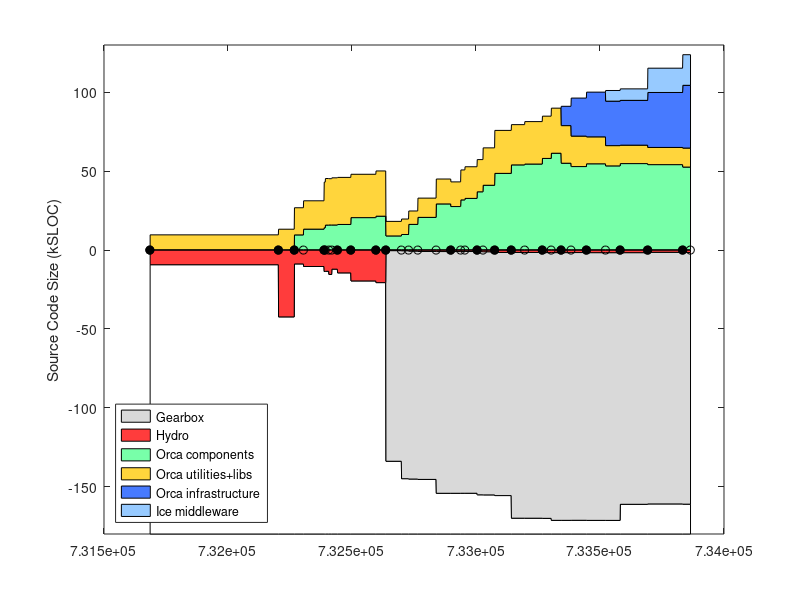

Source code (MATLAB): (Note: this script raises an error after producing the figure.)
% keep track of orca project size using sloccount
clear all

%%%%%%%%%% DATA %%%%%%%%%%%%%%%%%%%%

% include/* except: include/{Freeze IceSSL IcePatch2}
% src/{Ice Slice IceGrid icecpp IceStorm slice2cpp IceUtil IceBox IceXML}
%  Sice212 = [
%  (7842-1000) + (22093+18419+11499+10568+4392+4200+4252+567+316)
%  ];
%  Sice301 = [
%  (8164-1000) + (23018+19384+19169+10596+4479+4343+4308+622+319)
%  ];
% same as above, but now also add Java:
% src/{IceInternal Ice IceUtil IceBox}
%  Sice310 = [
%  (8810-1200) + (24275+20494+22689+10587+4569+4877+4770+667+319) + (13190+6915+1262+493)
%  ];
%  Sice311 = [
%  (8950-1275) + (24511+20505+22898+10590+4600+4884+4782+683+323) + (13266+6929+1262+504)
%  ];

% it's much easier to count the whole of Ice (we use most of it anyway)
% sloccount include/ src/
% (this does not account for .ice files in [ice]/slice/* but it's a small fraction of total)
% c_count slice/*/*.ice
Sice212 = 133523;
Sice301 = 144513;
Sice310 = 153243;
Sice311 = 154145;
Sice320 = 168475;
Sice321 = 169725;
% sloccount cpp/include/ cpp/src/
Sice330 = 159523;

% indeces
iyy=1;
imm=2;
idd=3;
iver=4;
isub=5;
ibase=6;
icomp=7;
iutil=8;
iad=9;
icrp=10;

% the old way to count lines in *.ice files:
% rename them to *.cpp like this:
% $cd src/interfaces/slice/orca; for file in *; do mv $file `echo $file | sed s/.ice/.cpp/`; done
Sorca = [ ...
% YY    MM  DD  ?   SUB     BASE    COMP   UTILS   A&D  COMMON  VERSION
% 0.8.6: a single distro, divide in halves arbitrarily
2003     4  14  1   0       18930/2 18930/2  0      0   0    % 0.8.6 (last change in doc/ChangeLog
% BASE: orca-base
% COMP: sloccount orca-components/src/components
% UTIL: slocc orca-components/src/util
2004     9  13  1   0       42543   13047   0       0   0   % 0.11.0
2004    11  16  1   0       8963    17208   9441    0   0   % 0.12.0
2004    12  23  0   0       10596   17965   13094   0   0   % 0.12.1
2005     3  16  1   0       13767   28881   14005   0   0   % 0.13.0
2005     3  21  0   0       13620   29524   15665   0   0   % 0.13.1
2005     4   4  0   0       15630   29345   15727   0   0   % 0.13.2
2005     4  16  0   0       12283   29897   15724   0   0   % 0.13.3
2005     5   9  1   0       14639   29838   16056   0   0   % 0.14.0
2005     7   2  1   0       19751   27479   20395   0   0   % 0.15.0
2005    10  11  1   0       20818   28675   21303   0   0   % 1.0.0
% BASE: c_count src/interfaces/slice/orca/*.ice
% COMP: sloccount src/components
% UTIL: sloccount src/utils
2005    11  20  1   Sice212 530    9226         8781        0    0   % 2.0.0-rc1
2006     1  22  0   Sice301 596    9801         9695        0    0   % 2.0.0-rc2
% UTIL-IN-COMP: sloccount components/log* 
% COMP: sloccount components MINUS UTIL-IN-COMP
% UTIL: sloccount utils PLUS UTIL-IN-COMP
2006     2  20  0   Sice301 813    9867-1372    14734+1372  0    0  % 2.0.0-rc3
% UTIL-IN-COMP: sloccount components/orcaview* components/log*
2006     3  29  0   Sice301 1052   14625-2421   18131+2421  0    0  % 2.0.0-rc4
2006     6  11  0   Sice310 1116   19999-4215   24867+4215  0    0  % 2.0.0-rc5  
2006     8   9  1   Sice310 1116   19979-4348   23066+4348  0    0  % 2.0.0
2006     9  18  0   Sice310 1094   19317-329    31304+329   0    0  % 2.0.1
2006    10   5  0   Sice310 1094   20384-329    32255+329   0    0  % 2.0.2
2006    11  23  1   Sice311 1178   21408-1001   35768+1001  0    0  % 2.1.0
% BASE: c_count src/interfaces/slice/orca/*.ice
% COMP: sloccount src/components
% UTIL: sloccount src/utils src/libs
2006    12  17  0   Sice311 1240    23701   40914  0     0 % 2.1.1
2007     2   2  1   Sice311 1671    27238   48446  0     0 % 2.2.0
2007     4  10  1   Sice320 1671    25512   53828  0     0 % 2.3.0
2007     6   3  0   Sice320 1682    26905   54359  0     0 % 2.4.0
2007     8  13  1   Sice320 1772    26795   57918  0     0 % 2.5.0
2007     9  18  0   Sice321 1787    28573   61216  0     0 % 2.6.0
% A&D: Hydro: sloccount src
2007    10  28  1   Sice321 1787    23840   54879  12251  0     % 2.7.0
2007    12   7  0   Sice321 1750    19312   52762  24104  0     % 2.8.0
2008     2   7  1   Sice321 1811    17083   54520  28341  0     % 2.9.0
% COMMON: Gearbox: sloccount src
% YY    MM  DD  ?   SUB     BASE    COMP    UTILS  A&D   COMMON VERSION
2008     4  24  0   Sice321 1825    12851   53186  28196  6750  % 2.10.0 (G 1.0.0)
2008     6  22  1   Sice330 1819    11680   54648  28410  7277  % 2.11.0 (G 1.0.0)
2008    10  11  1   Sice330 1583    10890   53989  34849  15399 % 2.12.0 (G 8,07)
2009     3   1  1   Sice330 1734    12056   52437  39779  19402 % 2.13.0 (G 9,02)
];
Vorca ={'0.8.6', '0.11.0', '0.12.0', '0.12.1', '0.13.0', '0.13.1', '0.13.2', '0.13.3', '0.14.0', '0.15.0', '1.0.0', ...
    '2.0.0-rc1', '2.0.0-rc2', '2.0.0-rc3', '2.0.0-rc4', '2.0.0-rc5', '2.0.0', '2.0.1', '2.0.2', '2.1.0', '2.1.1', ...
    '2.2.0', '2.3.0', '2.4.0', '2.5.0', '2.6.0', '2.7.0', '2.8.0', '2.9.0', '2.10.0', '2.11.0', '2.12.0', '2.13.0' }';

% add a dummy release just for display
Sorca(end+1,:) = Sorca(end,:);
Sorca(end,imm) = Sorca(end,imm)+1;
Sorca(end,iver) = 0;
Vorca{end+1} = 'dummy';

% convert dates
Torca = datenum(Sorca(:,iyy),Sorca(:,imm),Sorca(:,idd));

% 2nd digit releases
i2 = (Sorca(:,iver)==1);
Torca2 = Torca(i2);
Vorca2 = Vorca(i2);

% for comparison, ASN
%  Sasn = 90433;

Sgenom = [
% YY    MM  DD  ? SUB   BASE    COMP    UTIL    VERSION
% SUB : cd pocolibs-2.3; sloccount include src
% BASE: cd genom-2.0; sloccount include src
% COMP: 0
% UTIL: 0 
2007    8   31  1  9786    11368   0   0       % 2.0
];

Splayer = [ 
% YY    MM  DD  ?   SUB     BASE                COMP       UTIL  VERSION
% BASE: (server-drivers)+client_libs
% COMP: drivers + utils
2002    12 04   1  0    (17331-12037)+9188      12037+2685 0    % 1.3.1
2003    7  15   1  0    (30452-24334)+12458     24334+3064 0    % 1.4-rc1
2003    12 07   1  0    (37378-30947)+13110     30947+9633 0    % 1.4-rc2
2004    5  31   1  0    (49225-42643)+13664     42643+3550 0    % 1.5
2004    11 12   1  0    (50758-43190)+13545     43190+4479 0    % 1.6
2005    1  31   0  0    (52069-44517)+13576     44517+4662 0    % 1.6.2
2005    7  28   0  0    (53348-45686)+14300     45686+5188 0    % 1.6.5
% BASE: (libplayercore-./bindings) + client_libs + (libplayertcp-./bindings)
% note: libplayerxdr is autogenerated
% COMP: server + utils
2005    10 25   0  0    (4866-0)+7560+(1391-0)  46474+5725  0   % 2.0pre7
% SUB : 0
% BASE: sloccount libplayercore client_libs libplayertcp 
%           MINUS sloccount libplayercore/bindings/ libplayertcp/bindings
% note: libplayerxdr is autogenerated
% COMP: sloccount server 
% UTIL: sloccount utils PLUS stage/src
% YY    MM  DD  ?   SUB     BASE                COMP       UTIL  VERSION
2006    2  28   1  0    63992-47749-1291        54704       0     % 2.0.0
2006    3  25   1  0    65606-48912-1291        53033       0     % 2.0.1
2006    6   9   1  0    69083-51546-1319        61421       0     % 2.0.2
2006    9  26   1  0    69388-51546-1319        64088       13606       % 2.0.3
2007    5   2   1  0    69602-51686-1359        58396       9589+13606  % 2.0.4
2007   12  13   1  0    34980-2039              74385       11417+15464 % 2.1.0rc1
2008    6  20   1  0    25068-109               85020       12150+15464 % 2.1.0
2009    2  18   1  0    26362-109               92554       12194+15464 % HEAD
];
Tplayer = datenum(Splayer(:,1),Splayer(:,2),Splayer(:,3));

Saria = [
% YY    MM  DD  ? SUB   BASE    COMP    UTIL    VERSION
% SUB : 0
% BASE: sloccount ArNetworking/include/ ArNetworking/src/
% COMP: sloccount include src
% UTIL: 0 
2007    2   20  1  0    15854   45965   0       % 2.5.1
];

Scarmen = [
% YY    MM  DD  ?   SUB     BASE    COMP                    UTIL   VERSION
% SUB : cd src; sloccount ipc
% BASE: sloccount carmenpp global java python
% COMP: sloccount src MINUS all other
% UTIL: sloccount logger logtools mapeditor param_daemon robotgui simulator 
2007    8   15  1  24965    12032   107745-24965-12032-19629  19629   % 0.6.7
];

Sorocos = [
% YY    MM  DD  ?   SUB     BASE    COMP                        UTIL   VERSION
% SUB : cd ACE_wrappers; sloccount ace PLUS sloccount TAO/tao/
% BASE: ?
% LIBS: sloccount orocos-bfl-[VERSION]-src/src PLUS sloccount kdl-[VERSION]/kdl
% COMP: sloccount orocos-rtt-[VERSION]/src PLUS cd orocos-ocl-[VERSION]; sloccount hardware motion_control
% UTIL: cd orocos-ocl-[VERSION]; sloccount taskbrowser signals deployment reporting viewer ocl 
2007    8   15  1  160300+237011   0   (7767+12865)+(48971+20068)    5104   % ace-5.5, tao-1.5, rtt-1.2.1, bfl-0.6.1, kdl-0.4, ocl-0.4.1
];

Syarp = [
% YY    MM  DD  ?   SUB  BASE     COMP       UTIL   VERSION
% SUB : 0
% BASE: sloccount libYARP_OS libYARP_OS_compat
% COMP: sloccount yarpdev libYARP_dev libYARP_math libYARP_sig libYARP_sig_compat 
% UTIL: sloccount yarp-imageviewer modules
2007    7   26  1  0     21633   23528    1613   % 2.1.6
];

% YY    MM  DD  ?   SUB  BASE     COMP       UTIL
% SUB : 0
% BASE: 0
% COMP: sloccount . (matlab files will not be counted)
% UTIL: 0
Sopenslam = [
2007    8   16  1   0    0        23719      0
];

%%%%%%%%%% PLOTTING %%%%%%%%%%%%%%%%%%%%

Smax = 180;
d0 = [Torca Torca+1]'; d0=d0(:); d0(1)=[];
d1 = Smax-Sorca(:,isub)-Sorca(:,ibase); d1 = [d1 d1]'; d1=d1(:); d1(end)=[];
d2 = Sorca(:,isub); d2 = [d2 d2]'; d2=d2(:); d2(end)=[];
d3 = Sorca(:,ibase); d3 = [d3 d3]'; d3=d3(:); d3(end)=[];
d4 = Sorca(:,icomp); d4 = [d4 d4]'; d4=d4(:); d4(end)=[];
d5 = Sorca(:,iutil); d5 = [d5 d5]'; d5=d5(:); d5(end)=[];
d6 = Sorca(:,iad); d6 = [d6 d6]'; d6=d6(:); d6(end)=[];
d7 = Sorca(:,icrp); d7 = [d7 d7]'; d7=d7(:); d7(end)=[];

figure(1), clf
ha=area( d0, [d1 d2 d3 d5 d4 d6 d7]/1e3, -Smax ); hold on
plot( Torca, 0*Torca, 'k-o' )
h2=plot( Torca2, 0*Torca2, 'ko' );
set(h2,'markerfacecolor','k')
ylabel('Source Code Size (kSLOC)')

% colors
white = 1*[1 1 1];
gray = .85*[1 1 1];
red = min(255,[255 0 0]+60)/255;
orange = min(255,[255 153 0]+60)/255;
green = min(255,[60 255 109]+60)/255;
dblue = min(255,[51 102 255]+20)/255;
lblue = min(255,[51 102 255]+100)/255;

set(ha(1),'facecolor', white);
set(ha(2),'facecolor', gray);
set(ha(3),'facecolor', red);
set(ha(4),'facecolor', green);
set(ha(5),'facecolor', orange);
set(ha(6),'facecolor', dblue);
set(ha(7),'facecolor', lblue);
ha(1)=[];
legend(fliplr(ha),'Gearbox','Hydro','Orca components','Orca utilities+libs','Orca infrastructure','Ice middleware', 'Location','SouthWest')
%  xlim(datenum([2004;2005],[7;7],[1;1]) )
ylim([-Smax 130])
ax=axis;
%  xlim( [ax(1) datenum([2006 12 31])] )
ax=axis;
% label releases
mark('x', Torca2 )
i2odd = (1:2:length(Torca2));
ht = text(Torca2(i2odd)+5,.04*ax(4)*ones(length(i2odd),1),Vorca2(i2odd));
set(ht,'fontsize',8)
i2even = (2:2:length(Torca2));
ht = text(Torca2(i2even)+5,.08*ax(4)*ones(length(i2even),1),Vorca2(i2even));
set(ht,'fontsize',8)
datetick( 'x', 12 )
hp = plot( Tplayer, -Splayer(:,ibase)/1e3, 'k--o', Tplayer, Splayer(:,icomp)/1e3, 'k--o' );
set(hp, 'color', .5*[1 1 1] )
hpt = text( Tplayer(2), -Splayer(2,ibase)/1e3-8, 'Player infrastructure');
set(hpt, 'color', .5*[1 1 1] )
hpt = text( Tplayer(2), (Splayer(2,icomp)+Splayer(2,iutil))/1e3-5, 'Player "components+utils"');
set(hpt, 'color', .5*[1 1 1] )
%mark('y', Dasn(1,1)/1e3 );
%text( datenum([2003 5 1]), Dasn(1,1)/1e3, 'ASN')
xlabel('Releases')
title('http://orca-robotics.sf.net')

ht=text(datenum(2003,7,1),-Smax+15, '*   generated using David A. Wheeler`s SLOCCount' );
set(ht,'fontsize',8)
ht=text(datenum(2003,7,1),-Smax+5, '** see data in [ORCA]/scripts/matlab/sloccount/slocs.m' );
set(ht,'fontsize',8)

xlim( [ax(1) datenum([2009 6 1])] )
